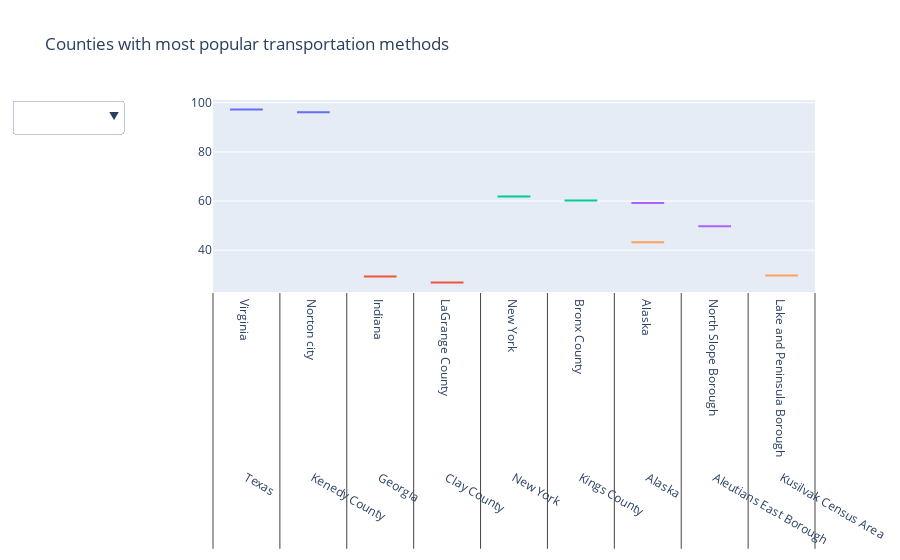

The code cell stored with this chart in its notebook:
### Code cell
# Transpotation 
transportations = ['Drive', 'Carpool', 'Transit', 'Walk', 'OtherTransp']

datas = []
for tran in transportations:
    datas.append(tract.groupby(["State", "County"])[tran].median().sort_values(ascending=False).head(10))

traces = []

for data in datas:
    traces.append(go.Box(
                            x=data.index,
                            y=data.values, 
                            showlegend=False
                        ))
buttons = []

for i, tran in enumerate(transportations):
    visibility = [i==j for j in range(len(transportations))]
    button = dict(
                 label =  tran,
                 method = 'update',
                 args = [{'visible': visibility},
                     {'title': 'Top counties for {}'.format(tran)}])
    buttons.append(button)

updatemenus = list([
    dict(active=-1,
         x=-0.15,
         buttons=buttons
    )
])

layout = dict(title='Counties with most popular transportation methods', 
              showlegend=False,
              updatemenus=updatemenus)

fig = dict(data=traces, layout=layout)
iplot(fig, filename='dropdown')

### Figure 1 — Plotly figure (JSON) as saved in the notebook; plotly's stock layout.template omitted (floating-point values rounded to 4 significant figures)
{"data": [{"showlegend": false, "type": "box", "x": [["Texas", "Kenedy County"], ["Virginia", "Norton city"], ["Puerto Rico", "Lajas Municipio"], ["Mississippi", "Issaquena County"], ["Georgia", "Webster County"], ["Puerto Rico", "Lares Municipio"], ["Mississippi", "Carroll County"], ["Puerto Rico", "Hatillo Municipio"], ["Puerto Rico", "Vega Baja Municipio"], ["North Carolina", "Camden County"]], "y": [97.2, 96.1, 94.2, 93.4, 92.8, 92.6, 92.6, 92.4, 92, 91.9]}, {"showlegend": false, "type": "box", "x": [["Georgia", "Clay County"], ["Indiana", "LaGrange County"], ["Texas", "Menard County"], ["Georgia", "Randolph County"], ["Texas", "Cochran County"], ["Texas", "Garza County"], ["Texas", "Zapata County"], ["Arkansas", "Sevier County"], ["Nevada", "Lander County"], ["Texas", "San Saba County"]], "y": [29.3, 26.9, 25.4, 25.1, 24.3, 23.8, 23.8, 23.5, 22.8, 22.5]}, {"showlegend": false, "type": "box", "x": [["New York", "Kings County"], ["New York", "Bronx County"], ["New York", "New York County"], ["New York", "Queens County"], ["New Jersey", "Hudson County"], ["District of Columbia", "District of Columbia"], ["California", "San Francisco County"], ["Massachusetts", "Suffolk County"], ["New York", "Richmond County"], ["Virginia", "Arlington County"]], "y": [61.8, 60.2, 59.4, 51.7, 42.4, 35.4, 34, 32.7, 29.9, 26]}, {"showlegend": false, "type": "box", "x": [["Alaska", "Aleutians East Borough"], ["Alaska", "North Slope Borough"], ["Alaska", "Denali Borough"], ["Alaska", "Kusilvak Census Area"], ["Alaska", "Northwest Arctic Borough"], ["Utah", "Daggett County"], ["Alaska", "Aleutians West Census Area"], ["Alaska", "Yukon-Koyukuk Census Area"], ["Alaska", "Skagway Municipality"], ["Alaska", "Nome Census Area"]], "y": [59.2, 49.7, 46.4, 45.5, 44.6, 42.4, 41.6, 39.8, 37.2, 36.8]}, {"showlegend": false, "type": "box", "x": [["Alaska", "Kusilvak Census Area"], ["Alaska", "Lake and Peninsula Borough"], ["Alaska", "Bethel Census Area"], ["Alaska", "Nome Census Area"], ["Alaska", "Northwest Arctic Borough"], ["Alaska", "Yukon-Koyukuk Census Area"], ["Alaska", "Dillingham Census Area"], ["Colorado", "San Juan County"], ["Florida", "Monroe County"], ["Indiana", "LaGrange County"]], "y": [43.2, 29.7, 26, 21.7, 21.1, 19.2, 14, 13.8, 10.8, 10.4]}], "layout": {"showlegend": false, "title": {"text": "Counties with most popular transportation methods"}, "updatemenus": [{"active": -1, "buttons": [{"args": [{"visible": [true, false, false, false, false]}, {"title": "Top counties for Drive"}], "label": "Drive", "method": "update"}, {"args": [{"visible": [false, true, false, false, false]}, {"title": "Top counties for Carpool"}], "label": "Carpool", "method": "update"}, {"args": [{"visible": [false, false, true, false, false]}, {"title": "Top counties for Transit"}], "label": "Transit", "method": "update"}, {"args": [{"visible": [false, false, false, true, false]}, {"title": "Top counties for Walk"}], "label": "Walk", "method": "update"}, {"args": [{"visible": [false, false, false, false, true]}, {"title": "Top counties for OtherTransp"}], "label": "OtherTransp", "method": "update"}], "x": -0.15}]}}
